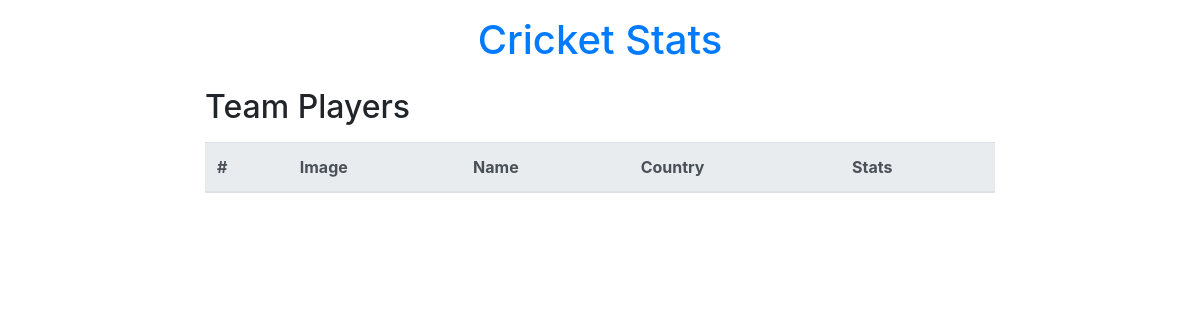
Page /team-players/1/ on the earlier database version.
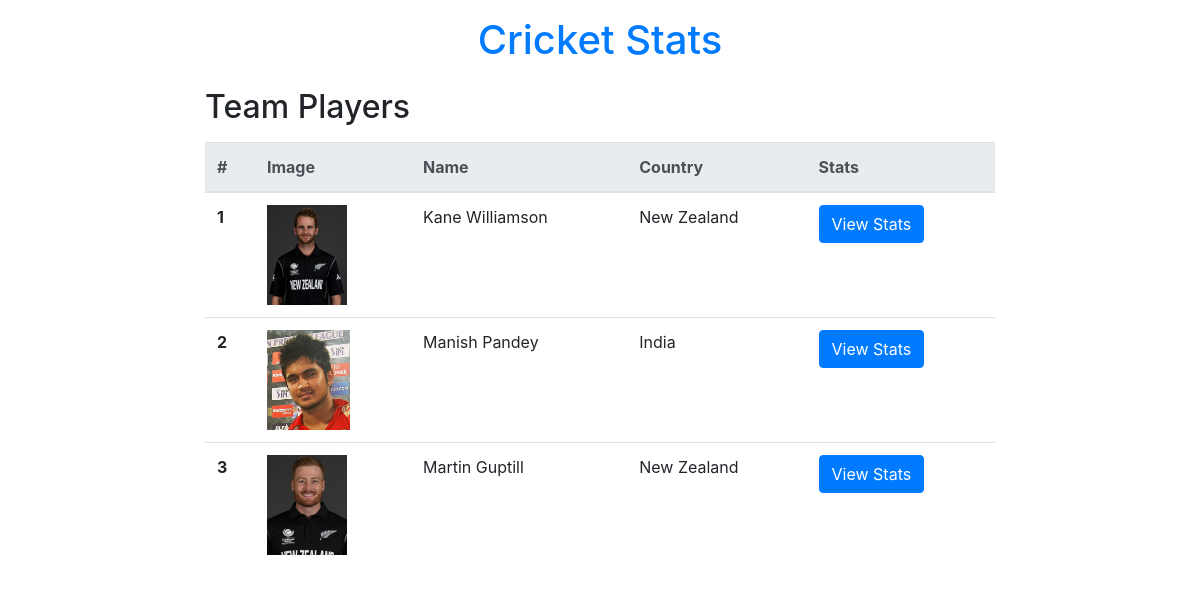
Same page on the later database version.
### stats/models.py (models this page shows, shortened)
class PlayerModel(models.Model):
    first_name = models.CharField(max_length=255, null=False, blank=False)
    last_name = models.CharField(max_length=255, null=False, blank=False)
    image = models.ImageField(null=False, blank=False)
    jersey_num = models.PositiveSmallIntegerField(null=False, blank=False)
    country = models.CharField(max_length=255, null=False, blank=False)
    matches = models.PositiveSmallIntegerField(default=0, null=False, blank=False)
    runs = models.PositiveSmallIntegerField(default=0, null=False, blank=False)
    highest_score = models.PositiveSmallIntegerField(default=0, null=False, blank=False)
    fifties = models.PositiveSmallIntegerField(default=0, null=False, blank=False)
    hundreds = models.PositiveSmallIntegerField(default=0, null=False, blank=False)
    team = models.ForeignKey(TeamModel, on_delete=models.CASCADE, null=False, blank=False)

### stats/views.py (the view)
# urls.py: path('team-players/<int:team_id>/', views.team_players_view),
def team_players_view(request, team_id):
    players = models.PlayerModel.objects.filter(team_id=team_id)
    return render(request, 'stats/team_players.html', {'players': players})

### stats/templates/stats/team_players.html (shortened to what this page needs)
<!DOCTYPE html>
<html lang="en">
<head>
    <link rel="stylesheet"
        href="https://cdnjs.cloudflare.com/ajax/libs/twitter-bootstrap/4.4.1/css/bootstrap.min.css" />
</head>
<body>
    <div class="row mt-3">
        <div class="col-lg-2"></div>
        <div class="col-lg-8 text-center">
            <h1><a href="/">Cricket Stats</a></h1>
        </div>
    </div>
    <div class="row mt-3">
        <div class="col-lg-2"></div>
        <div class="col-lg-8">
            <h2>Team Players</h2>
            <table class="table mt-3">
                <thead class="thead-light">
                    <tr>
                        <th scope="col">#</th>
                        <th scope="col">Image</th>
                        <th scope="col">Name</th>
                        <th scope="col">Country</th>
                        <th scope="col">Stats</th>
                    </tr>
                </thead>
                <tbody>
                    {% for player in players %}
                        <tr>
                            <th scope="row">{{ forloop.counter }}</th>
                            <td><img class="img-fluid" style="max-width: 100px; max-height: 100px;"
                                    src="{{ player.image.url }}" alt=""></td>
                            <td>{{ player.first_name }} {{ player.last_name }}</td>
                            <td>{{ player.country }}</td>
                            <td><a href="/player-stats/{{ player.id }}/" class="btn btn-primary">View Stats</a></td>
                        </tr>
                    {% endfor %}
                </tbody>
            </table>
        </div>
    </div>
</body>
</html>

Differences in the rows shown:
added PlayerModel: image (picture), first_name "Kane", last_name "Williamson", country "New Zealand"
added PlayerModel: image (picture), first_name "Manish", last_name "Pandey", country "India"
added PlayerModel: image (picture), first_name "Martin", last_name "Guptill", country "New Zealand"
